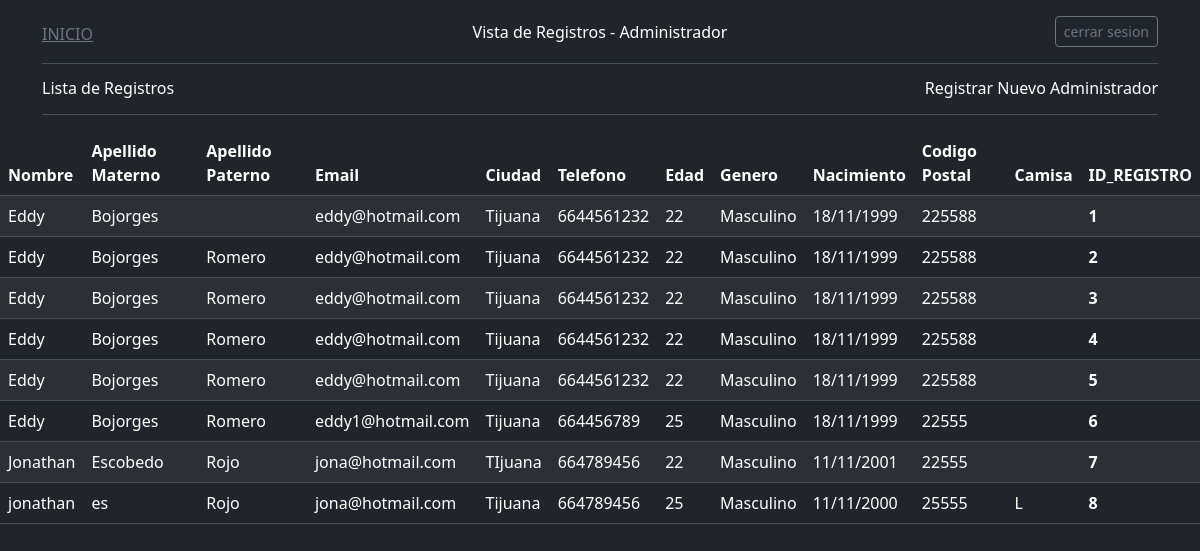
The page /ProjectoFinalPaginasWeb/php/verRegistros.php (signed in) on the database its author committed.
### tables this page shows
CREATE TABLE `usuarios` (
  `Nombre` varchar(45) NOT NULL,
  `Apellido Paterno` varchar(45) NOT NULL,
  `Apellido Materno` varchar(45) NOT NULL,
  `Email` varchar(50) NOT NULL,
  `Direccion` varchar(100) NOT NULL,
  `Ciudad` varchar(45) NOT NULL,
  `Telefono` varchar(45) NOT NULL,
  `Edad` int(5) NOT NULL,
  `Genero` varchar(20) NOT NULL,
  `Nacimiento` varchar(45) NOT NULL,
  `Codigo Postal` varchar(45) NOT NULL,
  `Camisa` varchar(10) NOT NULL,
  `ID_REGISTRO` int(11) NOT NULL
);

### ProjectoFinalPaginasWeb/php/verRegistros.php (the view, shortened to what this page needs)
<?php
	$conexion = mysqli_connect("localhost","root","","registros") or die ("Problemas con la conexion");
?>
<!DOCTYPE html>
<html lang="en" data-bs-theme="dark">
	<head>
		<link href="https://cdn.jsdelivr.net/npm/bootstrap@5.3.2/dist/css/bootstrap.min.css" rel="stylesheet">
		</head>
	<body align="center">
		<div class="container">
		<header class="border-bottom lh-1 py-3">
    <div class="row flex-nowrap justify-content-between align-items-center">
      <div class="col-4 pt-1">
        <a class="link-secondary" href="verRegistros.php">INICIO</a>
      </div>
      <div class="col-4 text-center">
        <a class="blog-header-logo text-body-emphasis text-decoration-none" href="#">Vista de Registros - Administrador</a>
      </div>
      <div class="col-4 d-flex justify-content-end align-items-center">
        <a class="btn btn-sm btn-outline-secondary" href="cerrarSesion.php">cerrar sesion</a>
      </div>
    </div>
  </header>
  <div class="nav-scroller py-1 mb-3 border-bottom">
    <nav class="nav nav-underline justify-content-between">
      <a class="nav-item nav-link link-body-emphasis" href="#">Lista de Registros</a>
      <a class="nav-item nav-link link-body-emphasis" href="registroAdmin2.php">Registrar Nuevo Administrador</a>
    </nav>
  </div>
		</div>
			<table class="table table-striped" >
				<thead>
					<tr>
						<th scope="col">Nombre</th>
						<th scope="col">Apellido Materno</th>
						<th scope="col">Apellido Paterno</th>
						<th scope="col">Email</th>
						<th scope="col">Ciudad</th>
						<th scope="col">Telefono</th>
						<th scope="col">Edad</th>
						<th scope="col">Genero</th>
						<th scope="col">Nacimiento</th>
						<th scope="col">Codigo Postal</th>
						<th scope="col">Camisa</th>
						<th scope="col">ID_REGISTRO</th>
					</tr>
				</thead>
				<?php
					$sql = "SELECT * FROM usuarios";
					$result = mysqli_query($conexion,$sql)or die("Problemas en el SELECT". mysqli_error($conexion));
					while($mostrar = mysqli_fetch_array($result)){
				?>
				<tr>
					<td><?php echo $mostrar['Nombre'];?></td>
					<td><?php echo $mostrar['Apellido Paterno'];?></td>
					<td><?php echo $mostrar['Apellido Materno'];?></td>
					<td><?php echo $mostrar['Email'];?></td>
					<td><?php echo $mostrar['Ciudad'];?></td>
					<td><?php echo $mostrar['Telefono'];?></td>
					<td><?php echo $mostrar['Edad'];?></td>
					<td><?php echo $mostrar['Genero'];?></td>
					<td><?php echo $mostrar['Nacimiento'];?></td>
					<td><?php echo $mostrar['Codigo Postal'];?></td>
					<td><?php echo $mostrar['Camisa'];?></td>
					<th scope="row"><?php echo $mostrar['ID_REGISTRO'];?></th>
				</tr>
				<?php
					}
				?>
			</table>
	</body>
</html>

### rows shown on the page
usuarios: Nombre "Eddy", Apellido Paterno "Bojorges", Email "eddy@hotmail.com", Ciudad "Tijuana", Telefono "6644561232", Edad "22", Genero "Masculino", Nacimiento "18/11/1999", Codigo Postal "225588", ID_REGISTRO "1"
usuarios: Nombre "Eddy", Apellido Paterno "Bojorges", Apellido Materno "Romero", Email "eddy@hotmail.com", Ciudad "Tijuana", Telefono "6644561232", Edad "22", Genero "Masculino", Nacimiento "18/11/1999", Codigo Postal "225588", ID_REGISTRO "2"
usuarios: Nombre "Eddy", Apellido Paterno "Bojorges", Apellido Materno "Romero", Email "eddy@hotmail.com", Ciudad "Tijuana", Telefono "6644561232", Edad "22", Genero "Masculino", Nacimiento "18/11/1999", Codigo Postal "225588", ID_REGISTRO "3"
usuarios: Nombre "Eddy", Apellido Paterno "Bojorges", Apellido Materno "Romero", Email "eddy@hotmail.com", Ciudad "Tijuana", Telefono "6644561232", Edad "22", Genero "Masculino", Nacimiento "18/11/1999", Codigo Postal "225588", ID_REGISTRO "4"
usuarios: Nombre "Eddy", Apellido Paterno "Bojorges", Apellido Materno "Romero", Email "eddy@hotmail.com", Ciudad "Tijuana", Telefono "6644561232", Edad "22", Genero "Masculino", Nacimiento "18/11/1999", Codigo Postal "225588", ID_REGISTRO "5"
usuarios: Nombre "Eddy", Apellido Paterno "Bojorges", Apellido Materno "Romero", Email "eddy1@hotmail.com", Ciudad "Tijuana", Telefono "664456789", Edad "25", Genero "Masculino", Nacimiento "18/11/1999", Codigo Postal "22555", ID_REGISTRO "6"
usuarios: Nombre "Jonathan", Apellido Paterno "Escobedo", Apellido Materno "Rojo", Email "jona@hotmail.com", Ciudad "TIjuana", Telefono "664789456", Edad "22", Genero "Masculino", Nacimiento "11/11/2001", Codigo Postal "22555", ID_REGISTRO "7"
usuarios: Nombre "jonathan", Apellido Paterno "es", Apellido Materno "Rojo", Email "jona@hotmail.com", Ciudad "Tijuana", Telefono "664789456", Edad "25", Genero "Masculino", Nacimiento "11/11/2000", Codigo Postal "25555", Camisa "L", ID_REGISTRO "8"
